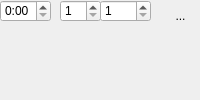
  <widget class="QDockWidget" name="dockWidget_4">
   <attribute name="dockWidgetArea">
    <number>4</number>
   </attribute>
   <widget class="QWidget" name="dockWidgetContents_6">
    <widget class="QTimeEdit" name="timeEdit_5">
     <property name="geometry">
      <rect>
       <x>0</x>
       <y>0</y>
       <width>51</width>
       <height>22</height>
      </rect>
     </property>
     <property name="displayFormat">
      <string>H:mm</string>
     </property>
    </widget>
    <widget class="QDateEdit" name="dateEdit">
     <property name="geometry">
      <rect>
       <x>60</x>
       <y>0</y>
       <width>41</width>
       <height>22</height>
      </rect>
     </property>
     <property name="displayFormat">
      <string>d</string>
     </property>
    </widget>
    <widget class="QDateEdit" name="dateEdit_2">
     <property name="geometry">
      <rect>
       <x>100</x>
       <y>0</y>
       <width>51</width>
       <height>22</height>
      </rect>
     </property>
     <property name="minimumTime">
      <time>
       <hour>0</hour>
       <minute>0</minute>
       <second>0</second>
      </time>
     </property>
     <property name="currentSection">
      <enum>QDateTimeEdit::MonthSection</enum>
     </property>
     <property name="displayFormat">
      <string>M</string>
     </property>
    </widget>
    <widget class="QToolButton" name="toolButton_11">
     <property name="geometry">
      <rect>
       <x>160</x>
       <y>0</y>
       <width>41</width>
       <height>31</height>
      </rect>
     </property>
     <property name="text">
      <string>...</string>
     </property>
     <property name="icon">
      <iconset resource="RMMV.qrc">
       <normaloff>:/E3/Resources/jweidu.jpg</normaloff>:/E3/Resources/jweidu.jpg</iconset>
     </property>
     <property name="iconSize">
      <size>
       <width>50</width>
       <height>50</height>
      </size>
     </property>
     <property name="autoRaise">
      <bool>true</bool>
     </property>
    </widget>
    <widget class="QLabel" name="label_68">
     <property name="geometry">
      <rect>
       <x>200</x>
       <y>0</y>
       <width>31</width>
       <height>16</height>
      </rect>
     </property>
     <property name="text">
      <string>气候：</string>
     </property>
    </widget>
    <widget class="QLabel" name="label_69">
     <property name="geometry">
      <rect>
       <x>240</x>
       <y>0</y>
       <width>81</width>
       <height>16</height>
      </rect>
     </property>
     <property name="text">
      <string>[无数据文件]</string>
     </property>
    </widget>
    <widget class="QLabel" name="label_70">
     <property name="geometry">
      <rect>
       <x>200</x>
       <y>20</y>
       <width>31</width>
       <height>16</height>
      </rect>
     </property>
     <property name="text">
      <string>纬度：</string>
     </property>
    </widget>
    <widget class="QLabel" name="label_71">
     <property name="geometry">
      <rect>
       <x>240</x>
       <y>20</y>
       <width>41</width>
       <height>16</height>
      </rect>
     </property>
     <property name="text">
      <string>-32.0</string>
     </property>
    </widget>
    <widget class="QLabel" name="label_72">
     <property name="geometry">
      <rect>
       <x>280</x>
       <y>20</y>
       <width>31</width>
       <height>16</height>
      </rect>
     </property>
     <property name="text">
      <string>经度：</string>
     </property>
    </widget>
    <widget class="QLabel" name="label_73">
     <property name="geometry">
      <rect>
       <x>320</x>
       <y>20</y>
       <width>41</width>
       <height>16</height>
      </rect>
     </property>
     <property name="text">
      <string>116.0</string>
     </property>
    </widget>
   </widget>
  </widget>
